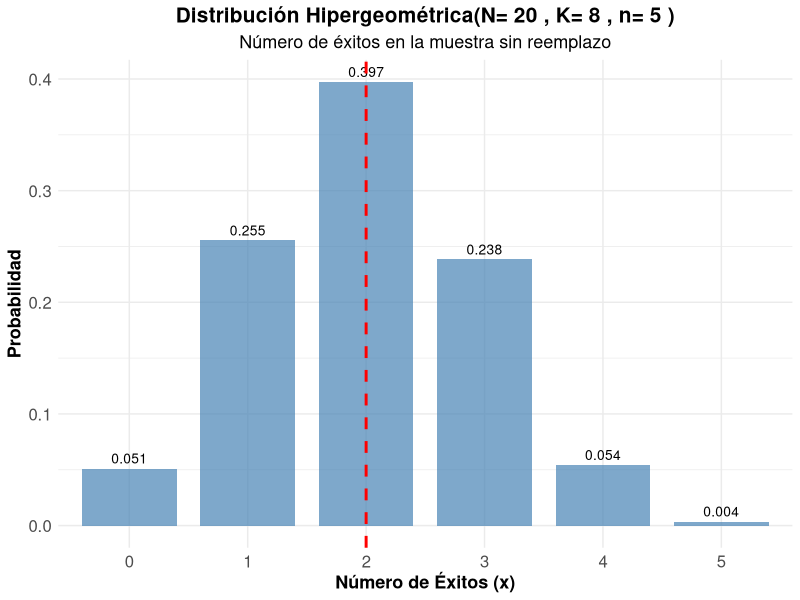
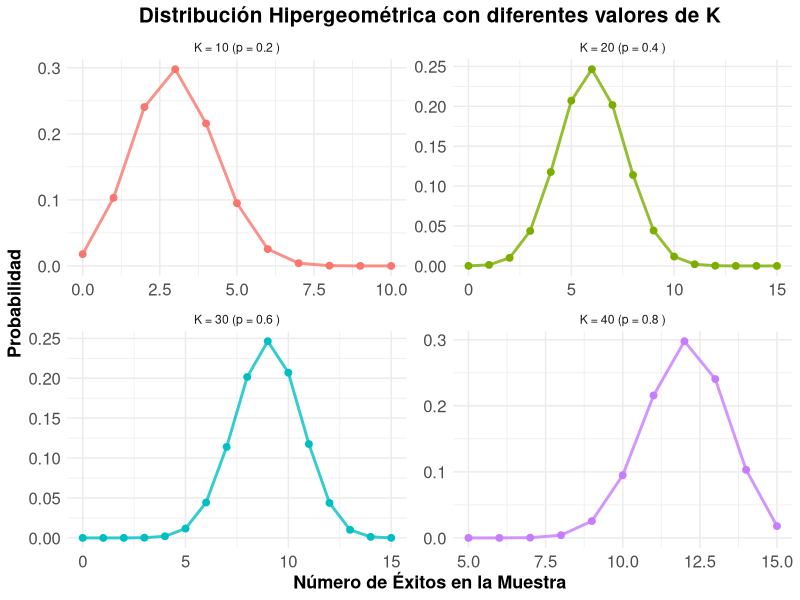
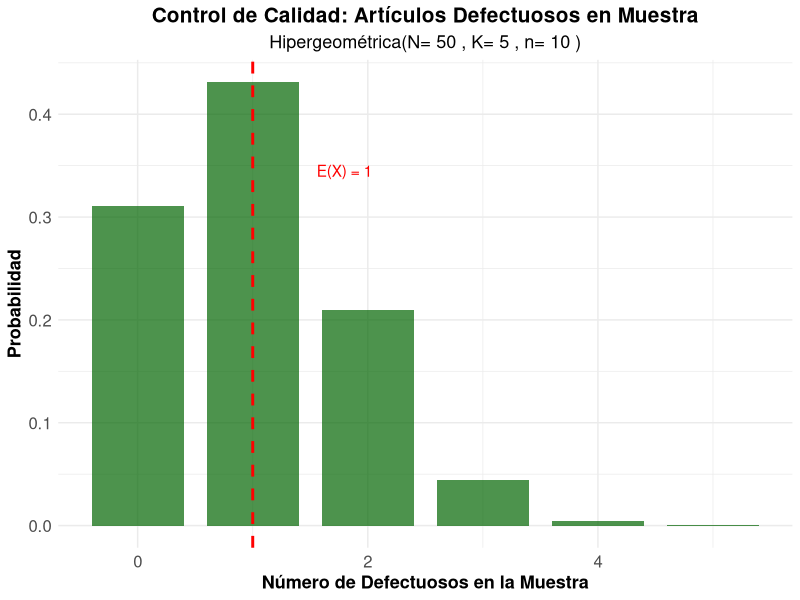

Generate these figures, in order, with R:
## ---- chunk 1
#| label: setup
#| include: false

library(tidyverse)
library(kableExtra)
library(gridExtra)
## ---- chunk 2
#| label: urna-hipergeometrica
#| code-fold: true

# Parámetros
N_tot <- 20
K_exito <- 8
n_muestra <- 5

# Valores posibles de x (número de éxitos en la muestra)
x_vals <- max(0, n_muestra - (N_tot - K_exito)):min(n_muestra, K_exito)

# Calcular probabilidades (dhyper)
prob_hiper <- dhyper(x_vals, K_exito, N_tot - K_exito, n_muestra)  

# Crear tabla
hiper_tabla <- data.frame(
  Exitos = x_vals,
  Probabilidad = prob_hiper,
  Prob_Acumulada = phyper(x_vals, K_exito, N_tot - K_exito, n_muestra)
)

kable(hiper_tabla, 
      caption = "Distribución Hipergeométrica - Extracción de bolas rojas (N=20, K=8, n=5)",
      digits = 4,
      col.names = c("Éxitos (x)", "P(X = x)", "P(X ≤ x)")) %>%
  kable_styling(bootstrap_options = "striped")

# Parámetros estadísticos
media_hiper <- n_muestra * (K_exito / N_tot)
varianza_hiper <- n_muestra * (K_exito / N_tot) * (1 - K_exito / N_tot) * ((N_tot - n_muestra) / (N_tot - 1))
desv_std_hiper <- sqrt(varianza_hiper)

cat("Media (éxitos esperados):", media_hiper, "\n")
cat("Varianza:", round(varianza_hiper, 4), "\n")
cat("Desviación estándar:", round(desv_std_hiper, 4), "\n")

## ---- chunk 3
#| code-fold: true
#| fig-align: center
#| label: grafico-hipergeometrica-basico
#| fig-cap: "Distribución Hipergeométrica - Bolas rojas en la muestra"

ggplot(hiper_tabla, aes(x = factor(Exitos), y = Probabilidad)) +
  geom_col(fill = "steelblue", alpha = 0.7, width = 0.8) +
  geom_text(aes(label = round(Probabilidad, 3)), vjust = -0.5, size = 3.5) +
  geom_vline(xintercept = media_hiper + 1, color = "red", linetype = "dashed", linewidth = 1) +
  labs(title = paste("Distribución Hipergeométrica(N=", N_tot, ", K=", K_exito, ", n=", n_muestra, ")"),
       subtitle = "Número de éxitos en la muestra sin reemplazo",
       x = "Número de Éxitos (x)",
       y = "Probabilidad") +
  theme_minimal() +
  theme(
    legend.title = element_text(size=13, face="bold"),
    legend.text = element_text(size=13),
    plot.title = element_text(size=15, face="bold", hjust = 0.5),
    plot.subtitle = element_text(size=13, hjust = 0.5),
    axis.text.x=element_text(size=12),
    axis.text.y=element_text(size=12),
    axis.title.x = element_text(face="bold", size=13),
    axis.title.y = element_text(face="bold", size=13)
  )
## ---- chunk 4
#| label: diferentes-parametros-hiper
#| code-fold: true

N_comp <- 50
n_comp <- 15
K_values <- c(10, 20, 30, 40)

hiper_comp <- data.frame()
for(K in K_values) {
  x_v <- max(0, n_comp - (N_comp - K)):min(n_comp, K)
  probs <- dhyper(x_v, K, N_comp - K, n_comp)  
  
  temp_data <- data.frame(
    K_label = paste("K =", K, "(p =", K/N_comp, ")"),
    x = x_v,
    probabilidad = probs
  )
  hiper_comp <- rbind(hiper_comp, temp_data)
}

# Tabla de parámetros comparativos
parametros_hiper_comp <- data.frame(
  K = K_values,
  Proporcion = K_values / N_comp,
  Media = n_comp * (K_values / N_comp),
  Varianza = n_comp * (K_values / N_comp) * (1 - K_values / N_comp) * ((N_comp - n_comp) / (N_comp - 1))
)

kable(parametros_hiper_comp, 
      caption = "Parámetros de la distribución hipergeométrica para diferentes valores de K (N=50, n=15)",
      digits = 4,
      col.names = c("K", "Proporción (K/N)", "Media", "Varianza")) |> 
  kable_styling(bootstrap_options = "striped")
## ---- chunk 5
#| label: grafico-diferentes-k
#| code-fold: true
#| fig-align: center
#| fig-cap: "Distribución Hipergeométrica para diferentes proporciones de éxito en la población"

ggplot(hiper_comp, aes(x = x, y = probabilidad, color = K_label)) +
  geom_line(linewidth = 1, alpha = 0.8, show.legend = FALSE) +
  geom_point(size = 2, show.legend = FALSE) +
  facet_wrap(~K_label, scales = "free") +
  labs(title = "Distribución Hipergeométrica con diferentes valores de K",
       x = "Número de Éxitos en la Muestra",
       y = "Probabilidad",
       color = "Parámetro") +
  theme_minimal() +
  theme(
    legend.title = element_text(size=13, face="bold"),
    legend.text = element_text(size=13),
    plot.title = element_text(size=15, face="bold", hjust = 0.5),
    plot.subtitle = element_text(size=13, hjust = 0.5),
    axis.text.x=element_text(size=12),
    axis.text.y=element_text(size=12),
    axis.title.x = element_text(face="bold", size=13),
    axis.title.y = element_text(face="bold", size=13)
  )
## ---- chunk 6
#| label: control-calidad-hiper
#| code-fold: true
#| fig-align: center

N_lote <- 50
K_def <- 5
n_insp <- 10

# Parámetros estadísticos
media_lote <- n_insp * (K_def / N_lote)
varianza_lote <- n_insp * (K_def / N_lote) * (1 - K_def / N_lote) * ((N_lote - n_insp) / (N_lote - 1))
desv_std_lote <- sqrt(varianza_lote)

cat("Control de Lotes - Artículos Defectuosos:\n")
cat("Población (N):", N_lote, "| Defectuosos en población (K):", K_def, "| Muestra (n):", n_insp, "\n")
cat("Número esperado de defectuosos en la muestra:", media_lote, "\n")
cat("Desviación estándar:", round(desv_std_lote, 4), "\n\n")

# Probabilidades específicas
x_insp <- max(0, n_insp - (N_lote - K_def)):min(n_insp, K_def)
prob_insp <- dhyper(x_insp, K_def, N_lote - K_def, n_insp)

# Preguntas de interés
prob_exacto_1 <- dhyper(1, K_def, N_lote - K_def, n_insp)
prob_acum_2 <- phyper(2, K_def, N_lote - K_def, n_insp)

cat("Probabilidades de interés:\n")
cat("P(X = 1 defectuoso):", round(prob_exacto_1, 4), "\n")
cat("P(X ≤ 2 defectuosos):", round(prob_acum_2, 4), "\n")

# Visualización
calidad_hiper_data <- data.frame(
  x = x_insp,
  probabilidad = prob_insp
)

ggplot(calidad_hiper_data, aes(x = x, y = probabilidad)) +
  geom_col(fill = "darkgreen", alpha = 0.7, width = 0.8) +
  geom_vline(xintercept = media_lote, color = "red", linetype = "dashed", linewidth = 1) +
  annotate("text", x = media_lote + 0.8, y = max(prob_insp) * 0.8, 
           label = paste("E(X) =", media_lote), color = "red") +
  labs(title = "Control de Calidad: Artículos Defectuosos en Muestra",
       subtitle = paste("Hipergeométrica(N=", N_lote, ", K=", K_def, ", n=", n_insp, ")"),
       x = "Número de Defectuosos en la Muestra",
       y = "Probabilidad") +
  theme_minimal() +
  theme(
    legend.title = element_text(size=13, face="bold"),
    legend.text = element_text(size=13),
    plot.title = element_text(size=15, face="bold", hjust = 0.5),
    plot.subtitle = element_text(size=13, hjust = 0.5),
    axis.text.x=element_text(size=12),
    axis.text.y=element_text(size=12),
    axis.title.x = element_text(face="bold", size=13),
    axis.title.y = element_text(face="bold", size=13)
  )
## ---- chunk 7
#| label: simulacion-hipergeometrica
#| code-fold: true

N_sim <- 100
K_sim <- 30
n_sim <- 20
num_replicas <- 10000

# Generar datos hipergeométricos mediante simulación (rhyper)
datos_hiper <- rhyper(num_replicas, K_sim, N_sim - K_sim, n_sim) 

# Estadísticas observadas
media_obs <- mean(datos_hiper)
var_obs <- var(datos_hiper)
desv_obs <- sd(datos_hiper)

# Valores teóricos
media_teo <- n_sim * (K_sim / N_sim)
var_teo <- n_sim * (K_sim / N_sim) * (1 - K_sim / N_sim) * ((N_sim - n_sim) / (N_sim - 1))
desv_teo <- sqrt(var_teo)

cat("Simulación Hipergeométrica (N =", N_sim, ", K =", K_sim, ", n =", n_sim, "):\n")
cat("Réplicas:", num_replicas, "\n\n")
cat("Media teórica:", media_teo, "| Media observada:", round(media_obs, 4), "\n")
cat("Varianza teórica:", round(var_teo, 4), "| Varianza observada:", round(var_obs, 4), "\n")
cat("Desv. Std teórica:", round(desv_teo, 4), "| Desv. Std observada:", round(desv_obs, 4), "\n")

# Comparar distribuciones
freq_obs <- table(datos_hiper) / num_replicas
x_comp <- as.numeric(names(freq_obs))
prob_teo <- dhyper(x_comp, K_sim, N_sim - K_sim, n_sim)

comparacion_sim_hiper <- data.frame(
  x = x_comp,
  Freq_Observada = as.numeric(freq_obs),
  Prob_Teorica = prob_teo,
  Diferencia = abs(as.numeric(freq_obs) - prob_teo)
)

kable(comparacion_sim_hiper, 
      caption = "Comparación frecuencias observadas vs probabilidades teóricas (Simulación)",
      digits = 4,
      col.names = c("x", "Freq. Observada", "Prob. Teórica", "Diferencia")) %>%
  kable_styling(bootstrap_options = "striped")
## ---- chunk 8
m_peces <- 6
n_peces <- 15 - m_peces  # 9 peces no marcados
k_peces <- 4

prob_a <- dhyper(x = 2, m = m_peces, n = n_peces, k = k_peces)
cat("a) P(X = 2) =", round(prob_a, 4), "(", round(prob_a * 100, 2), "%)\n")
## ---- chunk 9
prob_b <- phyper(q = 1, m = m_peces, n = n_peces, k = k_peces)
cat("b) P(X <= 1) =", round(prob_b, 4), "(", round(prob_b * 100, 2), "%)\n")
## ---- chunk 10
N_total <- m_peces + n_peces
esperanza_1 <- k_peces * (m_peces / N_total)
varianza_1  <- k_peces * (m_peces / N_total) * (n_peces / N_total) * ((N_total - k_peces) / (N_total - 1))

cat("c) Valor Esperado E[X] =", round(esperanza_1, 4), "\n")
cat("   Varianza Var(X) =", round(varianza_1, 4), "\n")
## ---- chunk 11
m_comite <- 7  # Ingenieras
n_comite <- 5  # Administradoras
k_comite <- 4  # Subcomision (tamaño)

prob_2a <- dhyper(x = 3, m = m_comite, n = n_comite, k = k_comite)
cat("a) P(Ingenieras = 3) =", round(prob_2a, 4), "\n")
## ---- chunk 12
m_comite <- 7  # Ingenieras
n_comite <- 5  # Administradoras
k_comite <- 4  # Subcomision (tamaño)

esperanza_2 <- k_comite * (m_comite / (m_comite + n_comite))
cat("b) Número esperado de ingenieras:", round(esperanza_2, 4), "\n")

## ---- chunk 13
m_comite <- 7  # Ingenieras
n_comite <- 5  # Administradoras
k_comite <- 4  # Subcomision (tamaño)

prob_2c <- 1 - dhyper(x = 4, m = m_comite, n = n_comite, k = k_comite)
cat("c) P(Admin >= 1) =", round(prob_2c, 4), "\n")
## ---- chunk 14
m_comp <- 8   # Defectuosos
n_comp <- 32  # Buenos (40 - 8)
k_comp <- 6   # Muestra

prob_3a_hiper <- dhyper(x = 2, m = m_comp, n = n_comp, k = k_comp)
cat("a) Probabilidad (Hipergeométrica) P(X = 2) =", round(prob_3a_hiper, 4), "\n")
## ---- chunk 15
m_comp <- 8   # Defectuosos
n_comp <- 32  # Buenos (40 - 8)
k_comp <- 6   # Muestra

prob_3b_binom <- dbinom(x = 2, size = 6, prob = 8/40)
diferencia <- abs(prob_3a_hiper - prob_3b_binom)

cat("b) Probabilidad (Aproximación Binomial) =", round(prob_3b_binom, 4), "\n")
cat("   Diferencia absoluta entre ambas:", round(diferencia, 4), "\n")
## ---- chunk 16
m_comp <- 8   # Defectuosos
n_comp <- 32  # Buenos (40 - 8)
k_comp <- 6   # Muestra

N_3 <- m_comp + n_comp
var_3 <- k_comp * (m_comp / N_3) * (n_comp / N_3) * ((N_3 - k_comp) / (N_3 - 1))
desv_estandar <- sqrt(var_3)

cat("c) Desviación estándar =", round(desv_estandar, 4), "\n")
